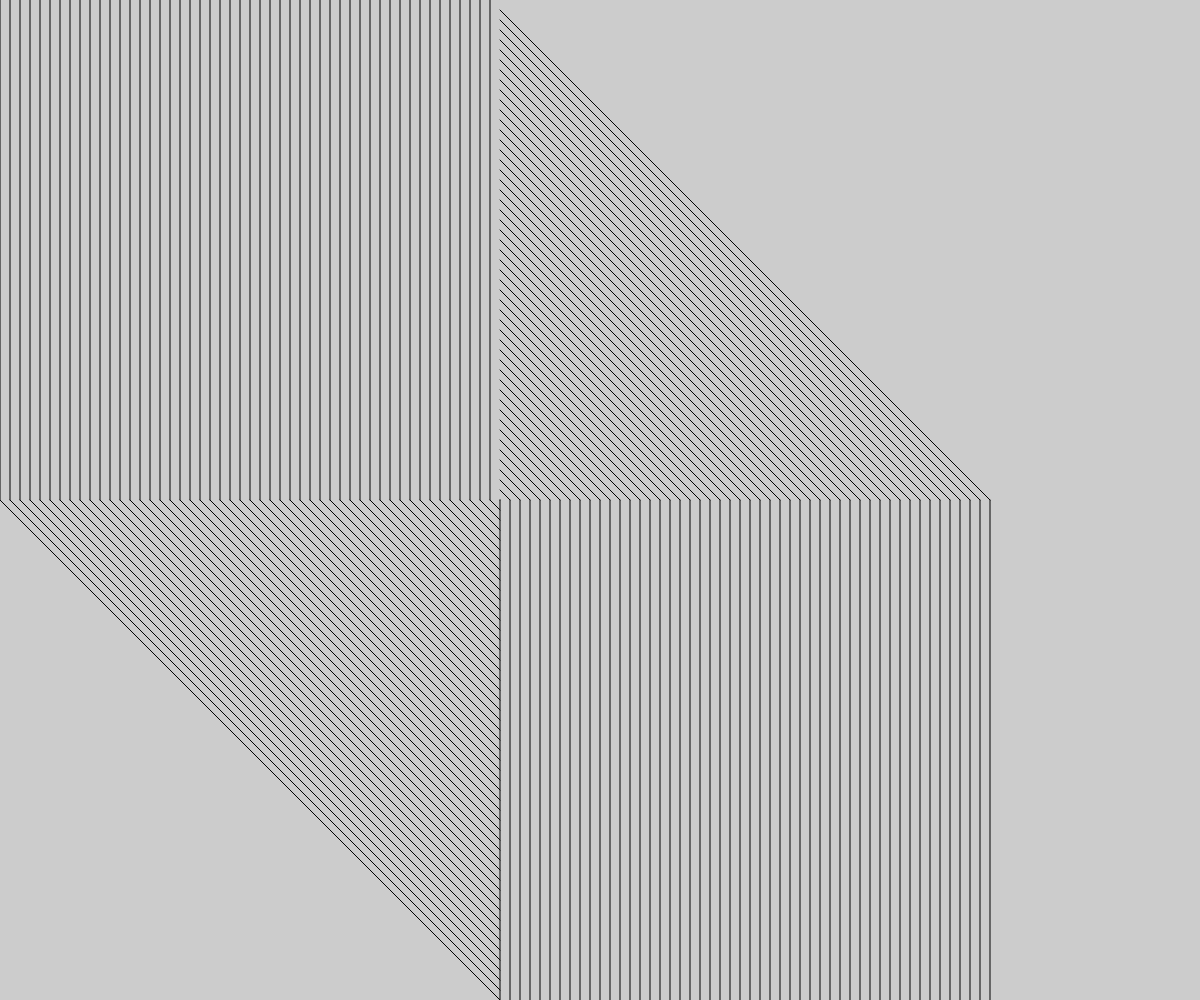
Frame 1 (no input)
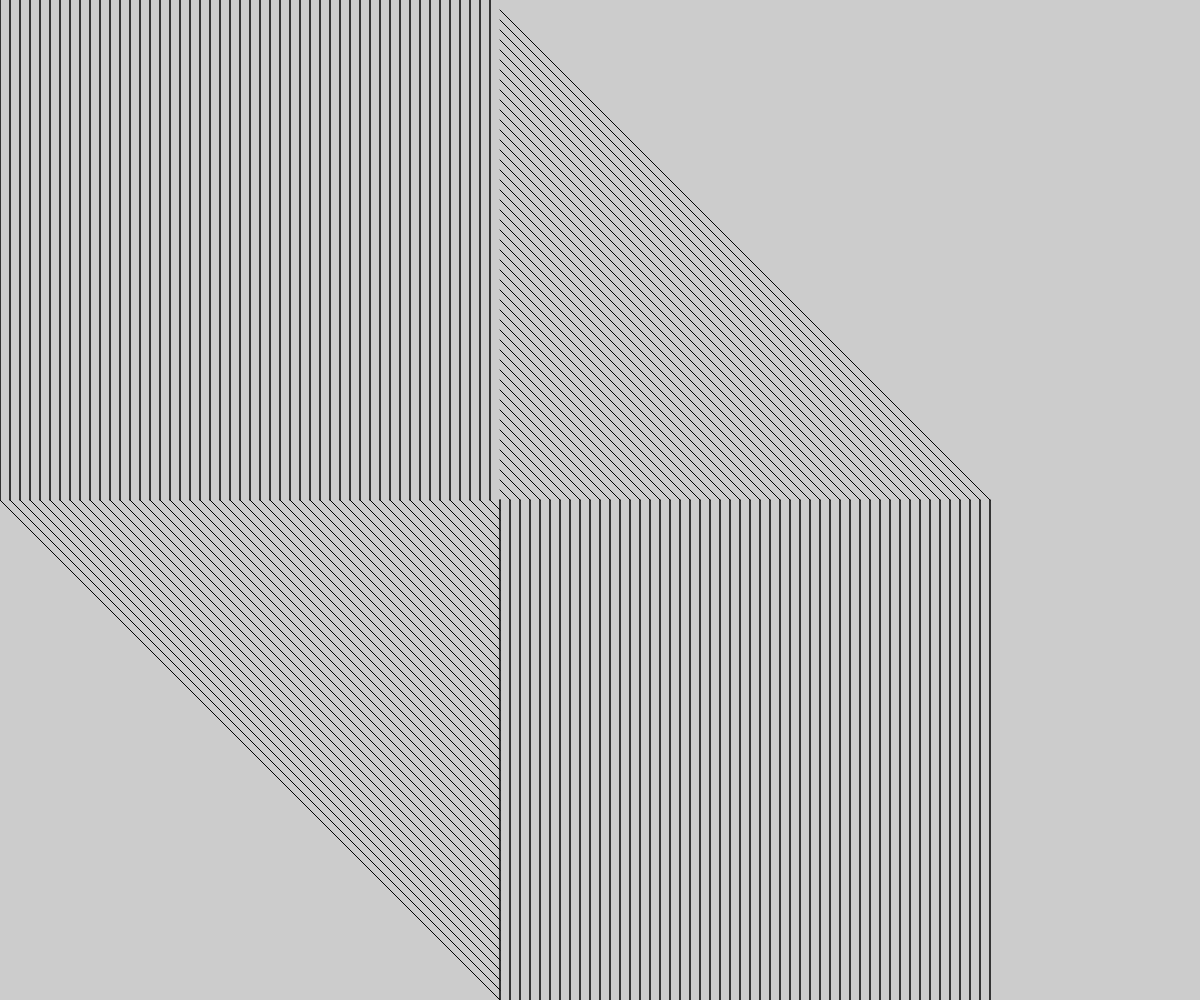
Frame 2 (the mouse pressed at the canvas centre, redrawn once)

The p5.js sketch that drew these frames (run headless with seeded random() and noise() and a simulated clock; the mouse was pressed at the canvas centre and the sketch redrawn once):

// p5.js sketch
// ── sketch.js

windowWidth = 1000;
windowHeight = 1000;

function setup() {
    createCanvas(windowWidth, windowHeight);
    background(204);
    noLoop();
}


drawing_width = 1000;
drawing_height = 1000;
pos = 0;
sec_pos = 0;



function draw() {
    console.log("drawing first quarter of lines")
    while(pos < 500){
        line(pos, 0, pos, 500);
        pos+=10;
    }
    

    console.log("drawing the opposite quarter of lines")
    while(pos < 1000){
        line(pos, 500, pos, 1000);
        pos+=10;
    }


    console.log("drawing the 2 quarter of lines")
    while(sec_pos < 1000){
        line(sec_pos, 500, 500, pos);
        sec_pos+=10;
        pos-=10;
    }
    



    

}
